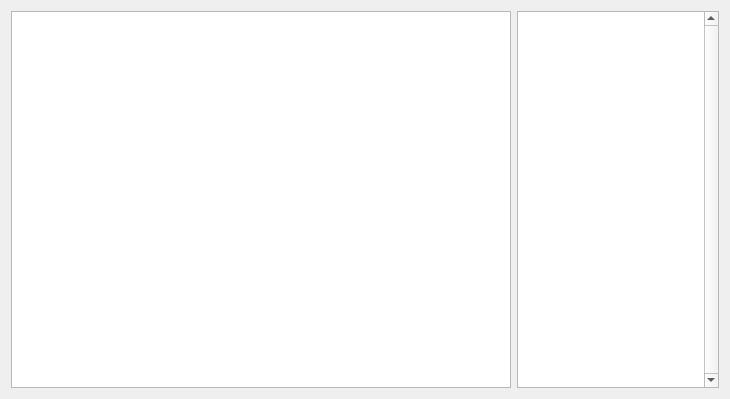
<?xml version="1.0" encoding="UTF-8"?>
<ui version="4.0">
 <class>HexEditor</class>
 <widget class="QWidget" name="HexEditor">
  <property name="geometry">
   <rect>
    <x>0</x>
    <y>0</y>
    <width>730</width>
    <height>399</height>
   </rect>
  </property>
  <property name="minimumSize">
   <size>
    <width>300</width>
    <height>0</height>
   </size>
  </property>
  <property name="font">
   <font>
    <family>Courier New</family>
    <pointsize>10</pointsize>
    <weight>75</weight>
    <bold>true</bold>
   </font>
  </property>
  <property name="windowTitle">
   <string>Form</string>
  </property>
  <layout class="QGridLayout" name="gridLayout">
   <item row="0" column="0">
    <widget class="HexPlainTextEdit" name="hexTextEdit">
     <property name="minimumSize">
      <size>
       <width>500</width>
       <height>0</height>
      </size>
     </property>
     <property name="maximumSize">
      <size>
       <width>16777215</width>
       <height>16777215</height>
      </size>
     </property>
     <property name="font">
      <font>
       <family>Courier New</family>
       <pointsize>10</pointsize>
       <weight>75</weight>
       <bold>true</bold>
      </font>
     </property>
     <property name="lineWidth">
      <number>1</number>
     </property>
     <property name="verticalScrollBarPolicy">
      <enum>Qt::ScrollBarAlwaysOff</enum>
     </property>
     <property name="horizontalScrollBarPolicy">
      <enum>Qt::ScrollBarAlwaysOff</enum>
     </property>
     <property name="lineWrapMode">
      <enum>QPlainTextEdit::WidgetWidth</enum>
     </property>
     <property name="plainText">
      <string/>
     </property>
     <property name="overwriteMode">
      <bool>true</bool>
     </property>
     <property name="cursorWidth">
      <number>2</number>
     </property>
     <property name="maximumBlockCount">
      <number>0</number>
     </property>
     <property name="centerOnScroll">
      <bool>true</bool>
     </property>
    </widget>
   </item>
   <item row="0" column="1">
    <widget class="AsciiPlainTextEdit" name="asciiTextEdit">
     <property name="minimumSize">
      <size>
       <width>200</width>
       <height>0</height>
      </size>
     </property>
     <property name="maximumSize">
      <size>
       <width>16777215</width>
       <height>16777215</height>
      </size>
     </property>
     <property name="font">
      <font>
       <family>Courier New</family>
       <pointsize>10</pointsize>
       <weight>75</weight>
       <bold>true</bold>
      </font>
     </property>
     <property name="styleSheet">
      <string notr="true">border=0;</string>
     </property>
     <property name="verticalScrollBarPolicy">
      <enum>Qt::ScrollBarAlwaysOn</enum>
     </property>
     <property name="horizontalScrollBarPolicy">
      <enum>Qt::ScrollBarAlwaysOff</enum>
     </property>
     <property name="plainText">
      <string/>
     </property>
     <property name="overwriteMode">
      <bool>true</bool>
     </property>
     <property name="centerOnScroll">
      <bool>true</bool>
     </property>
    </widget>
   </item>
  </layout>
  <action name="actionSetscrol">
   <property name="text">
    <string>setscrol</string>
   </property>
  </action>
 </widget>
 <customwidgets>
  <customwidget>
   <class>HexPlainTextEdit</class>
   <extends>QPlainTextEdit</extends>
   <header>widgets/hexEditor/hexPlainTextEdit.h</header>
  </customwidget>
  <customwidget>
   <class>AsciiPlainTextEdit</class>
   <extends>QPlainTextEdit</extends>
   <header>widgets/hexEditor/asciiPlainTextEdit.h</header>
  </customwidget>
 </customwidgets>
 <resources/>
 <connections/>
</ui>
